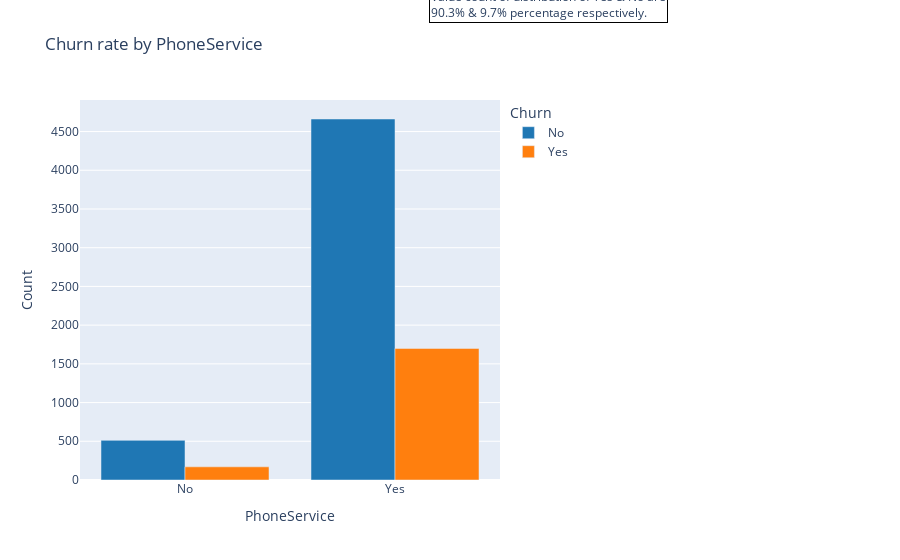
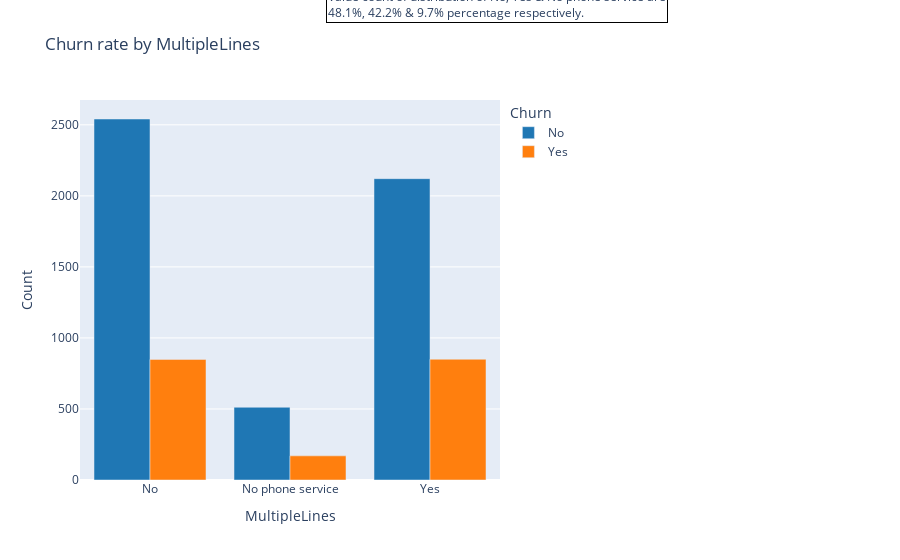
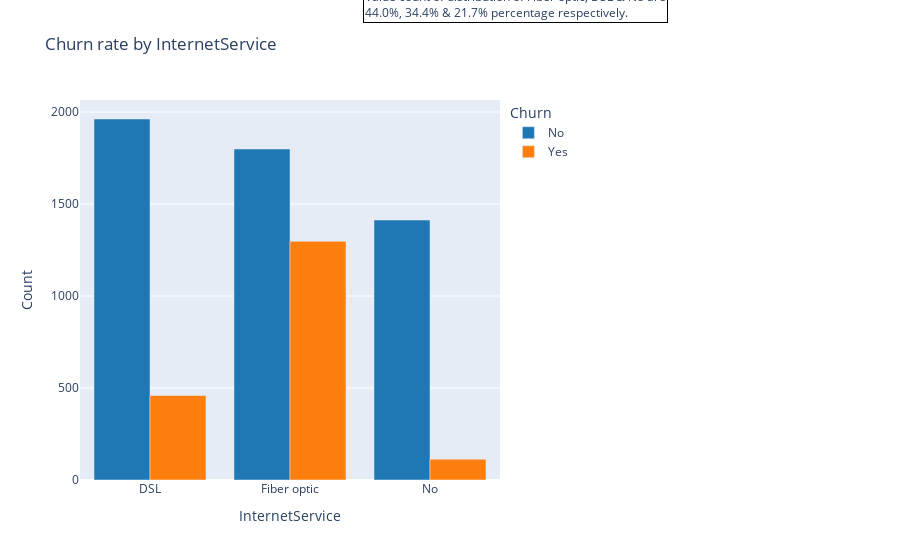

Notebook source saved alongside these figures, in order:
### Markdown cell above
***
**Demographic analysis Insight**: 
Gender and partner are even distributed with approximate percentage values. The difference in churn is slightly higher in females but the difference is negligible. There is a higher proportion of churn amongst younger customers (where SeniorCitizen is No), customers with no partners and customers with no dependents. These analysis on demographic section of data highlights on-senior citizens with no partners and dependents describe a particular segment of customers that are likely to churn.
***

### Code cell
bar('PhoneService')
bar('MultipleLines')
bar('InternetService')
bar('OnlineSecurity')
bar('OnlineBackup')
bar('DeviceProtection')
bar('TechSupport')
bar('StreamingTV')
bar('StreamingMovies')

### Figure 1 — Plotly figure (JSON) as saved in the notebook; plotly's stock layout.template omitted (floating-point values rounded to 4 significant figures)
{"data": [{"alignmentgroup": "True", "hovertemplate": "Churn=No<br>PhoneService=%{x}<br>Count=%{y}<extra></extra>", "legendgroup": "No", "marker": {"color": "#1F77B4", "pattern": {"shape": ""}}, "name": "No", "offsetgroup": "No", "orientation": "v", "showlegend": true, "textposition": "auto", "type": "bar", "x": ["No", "Yes"], "xaxis": "x", "y": [512, 4662], "yaxis": "y"}, {"alignmentgroup": "True", "hovertemplate": "Churn=Yes<br>PhoneService=%{x}<br>Count=%{y}<extra></extra>", "legendgroup": "Yes", "marker": {"color": "#FF7F0E", "pattern": {"shape": ""}}, "name": "Yes", "offsetgroup": "Yes", "orientation": "v", "showlegend": true, "textposition": "auto", "type": "bar", "x": ["No", "Yes"], "xaxis": "x", "y": [170, 1699], "yaxis": "y"}], "layout": {"annotations": [{"align": "left", "bordercolor": "black", "borderwidth": 1, "showarrow": false, "text": "Value count of distribution of Yes & No are<br>90.3% & 9.7% percentage respectively.", "x": 1.4, "xref": "paper", "y": 1.3, "yref": "paper"}], "barmode": "group", "legend": {"title": {"text": "Churn"}, "tracegroupgap": 0}, "margin": {"r": 400}, "title": {"text": "Churn rate by PhoneService"}, "xaxis": {"anchor": "y", "domain": [0, 1], "title": {"text": "PhoneService"}}, "yaxis": {"anchor": "x", "domain": [0, 1], "title": {"text": "Count"}}}}

### Figure 2 — Plotly figure (JSON) as saved in the notebook; plotly's stock layout.template omitted (floating-point values rounded to 4 significant figures)
{"data": [{"alignmentgroup": "True", "hovertemplate": "Churn=No<br>MultipleLines=%{x}<br>Count=%{y}<extra></extra>", "legendgroup": "No", "marker": {"color": "#1F77B4", "pattern": {"shape": ""}}, "name": "No", "offsetgroup": "No", "orientation": "v", "showlegend": true, "textposition": "auto", "type": "bar", "x": ["No", "No phone service", "Yes"], "xaxis": "x", "y": [2541, 512, 2121], "yaxis": "y"}, {"alignmentgroup": "True", "hovertemplate": "Churn=Yes<br>MultipleLines=%{x}<br>Count=%{y}<extra></extra>", "legendgroup": "Yes", "marker": {"color": "#FF7F0E", "pattern": {"shape": ""}}, "name": "Yes", "offsetgroup": "Yes", "orientation": "v", "showlegend": true, "textposition": "auto", "type": "bar", "x": ["No", "No phone service", "Yes"], "xaxis": "x", "y": [849, 170, 850], "yaxis": "y"}], "layout": {"annotations": [{"align": "left", "bordercolor": "black", "borderwidth": 1, "showarrow": false, "text": "Value count of distribution of No, Yes & No phone service are<br>48.1%, 42.2% & 9.7% percentage respectively.", "x": 1.4, "xref": "paper", "y": 1.3, "yref": "paper"}], "barmode": "group", "legend": {"title": {"text": "Churn"}, "tracegroupgap": 0}, "margin": {"r": 400}, "title": {"text": "Churn rate by MultipleLines"}, "xaxis": {"anchor": "y", "domain": [0, 1], "title": {"text": "MultipleLines"}}, "yaxis": {"anchor": "x", "domain": [0, 1], "title": {"text": "Count"}}}}

### Figure 3 — Plotly figure (JSON) as saved in the notebook; plotly's stock layout.template omitted (floating-point values rounded to 4 significant figures)
{"data": [{"alignmentgroup": "True", "hovertemplate": "Churn=No<br>InternetService=%{x}<br>Count=%{y}<extra></extra>", "legendgroup": "No", "marker": {"color": "#1F77B4", "pattern": {"shape": ""}}, "name": "No", "offsetgroup": "No", "orientation": "v", "showlegend": true, "textposition": "auto", "type": "bar", "x": ["DSL", "Fiber optic", "No"], "xaxis": "x", "y": [1962, 1799, 1413], "yaxis": "y"}, {"alignmentgroup": "True", "hovertemplate": "Churn=Yes<br>InternetService=%{x}<br>Count=%{y}<extra></extra>", "legendgroup": "Yes", "marker": {"color": "#FF7F0E", "pattern": {"shape": ""}}, "name": "Yes", "offsetgroup": "Yes", "orientation": "v", "showlegend": true, "textposition": "auto", "type": "bar", "x": ["DSL", "Fiber optic", "No"], "xaxis": "x", "y": [459, 1297, 113], "yaxis": "y"}], "layout": {"annotations": [{"align": "left", "bordercolor": "black", "borderwidth": 1, "showarrow": false, "text": "Value count of distribution of Fiber optic, DSL & No are<br>44.0%, 34.4% & 21.7% percentage respectively.", "x": 1.4, "xref": "paper", "y": 1.3, "yref": "paper"}], "barmode": "group", "legend": {"title": {"text": "Churn"}, "tracegroupgap": 0}, "margin": {"r": 400}, "title": {"text": "Churn rate by InternetService"}, "xaxis": {"anchor": "y", "domain": [0, 1], "title": {"text": "InternetService"}}, "yaxis": {"anchor": "x", "domain": [0, 1], "title": {"text": "Count"}}}}
